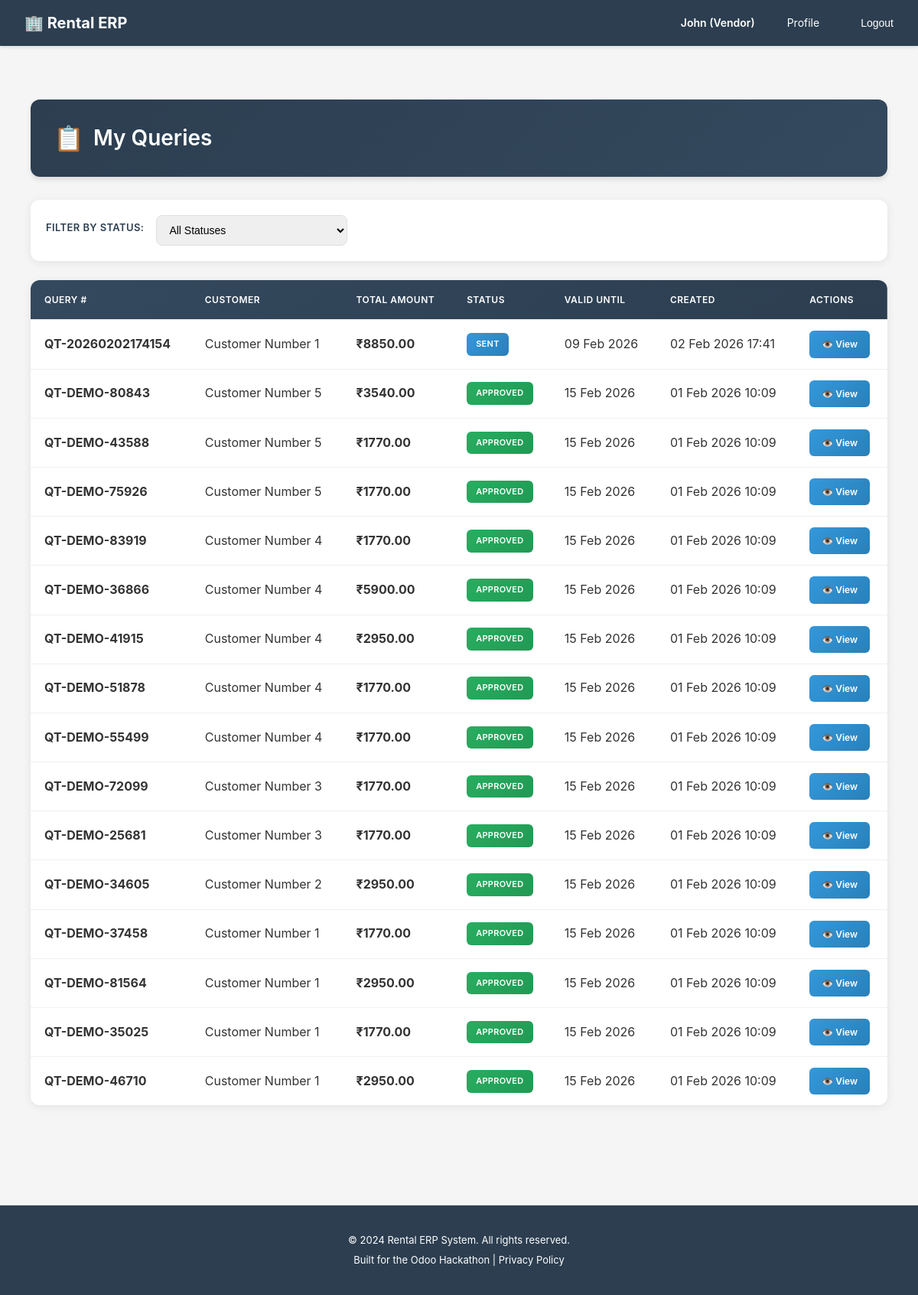
The app's page /rentals/quotation/list/ (signed in) with its own data.
### accounts/models.py (models this page shows, shortened)
class User(AbstractUser):
    ROLE_CHOICES = [
        ('customer', 'Customer'),  # End-user who rents products
        ('vendor', 'Vendor'),      # Business user who owns rental products
        ('admin', 'Admin'),        # System administrator with full access
    ]
    email = models.EmailField(
        unique=True,
        validators=[EmailValidator()],
        help_text="Used for login and notifications"
    )
    role = models.CharField(
        max_length=20,
        choices=ROLE_CHOICES,
        default='customer',
        help_text="Determines user's permissions and accessible features"
    )
    phone = models.CharField(
        max_length=15,
        blank=True,
        null=True,
        validators=[
            RegexValidator(
                regex=r'^\+?1?\d{9,15}$',
                message="Phone number must be entered in the format: '+999999999'. Up to 15 digits allowed."
            )
        ],
        help_text="Contact number for order notifications and support"
    )
    is_verified = models.BooleanField(
        default=False,
        help_text="Email verification status for security"
    )
    totp_secret = models.CharField(
        max_length=32,
        blank=True,
        null=True,
        help_text="TOTP secret key for 2FA (encrypted)"
    )
    totp_enabled = models.BooleanField(
        default=False,
        help_text="Whether TOTP 2FA is enabled for this user"
    )
    created_at = models.DateTimeField(auto_now_add=True)
    updated_at = models.DateTimeField(auto_now=True)
    @property
    def phone_number(self):
        """Property alias for backward compatibility with older view/form code"""
        return self.phone
    USERNAME_FIELD = 'email'
    REQUIRED_FIELDS = ['username', 'first_name', 'last_name']
    class Meta:
        db_table = 'users'
        verbose_name = 'User'
        verbose_name_plural = 'Users'
        ordering = ['-created_at']

### rentals/models.py (models this page shows, shortened)
class Quotation(models.Model):
    STATUS_CHOICES = [
        ('draft', 'Draft'),           # Being edited by customer
        ('sent', 'Sent'),             # Shared with customer for review
        ('confirmed', 'Confirmed'),   # Customer accepted, ready to become order
        ('cancelled', 'Cancelled'),   # Customer abandoned
        ('expired', 'Expired'),       # Validity period passed
    ]
    quotation_number = models.CharField(
        max_length=50,
        unique=True,
        help_text="Auto-generated unique quotation ID (e.g., QT-2026-0001)"
    )
    customer = models.ForeignKey(
        settings.AUTH_USER_MODEL,
        on_delete=models.CASCADE,
        related_name='quotations',
        limit_choices_to={'role': 'customer'},
        help_text="Customer requesting the rental quote"
    )
    status = models.CharField(
        max_length=20,
        choices=STATUS_CHOICES,
        default='draft',
        help_text="Current quotation stage"
    )
    valid_until = models.DateField(
        help_text="Quotation expires after this date (typical: 7-30 days)"
    )
    subtotal = models.DecimalField(
        max_digits=12,
        decimal_places=2,
        default=Decimal('0.00'),
        help_text="Sum of all line items before tax/discount"
    )
    discount_amount = models.DecimalField(
        max_digits=12,
        decimal_places=2,
        default=Decimal('0.00'),
        help_text="Total discount applied"
    )
    tax_amount = models.DecimalField(
        max_digits=12,
        decimal_places=2,
        default=Decimal('0.00'),
        help_text="GST calculated (CGST+SGST or IGST)"
    )
    total = models.DecimalField(
        max_digits=12,
        decimal_places=2,
        default=Decimal('0.00'),
        help_text="Final quotation amount (subtotal - discount + tax)"
    )
    advance_payment_percentage = models.DecimalField(
        max_digits=5,
        decimal_places=2,
        default=Decimal('0.00'),
        help_text="Required advance payment % for this quotation"
    )
    advance_payment_amount = models.DecimalField(
        max_digits=12,
        decimal_places=2,
        default=Decimal('0.00'),
        help_text="Calculated advance amount to be paid"
    )
    notes = models.TextField(
        blank=True,
        null=True,
        help_text="Special instructions or terms"
    )
    requires_approval = models.BooleanField(
        default=False,
        help_text="Whether this quotation needs approval (for high-value orders)"
    )
    approval_status = models.CharField(
        max_length=20,
        choices=[
            ('not_required', 'Not Required'),
            ('pending', 'Pending Approval'),
            ('approved', 'Approved'),
            ('rejected', 'Rejected'),
        ],
        default='not_required',
        help_text="Current approval status"
    )
    approved_by = models.ForeignKey(
        settings.AUTH_USER_MODEL,
        on_delete=models.SET_NULL,
        blank=True,
        null=True,
        related_name='approved_quotations',
        help_text="Admin or vendor who approved this quotation"
    )
    approved_at = models.DateTimeField(
        blank=True,
        null=True,
        help_text="When this quotation was approved"
    )
    created_at = models.DateTimeField(auto_now_add=True)
    updated_at = models.DateTimeField(auto_now=True)
    confirmed_at = models.DateTimeField(
        blank=True,
        null=True,
        help_text="When customer confirmed this quotation"
    )
    class Meta:
        db_table = 'quotations'
        verbose_name = 'Quotation'
        verbose_name_plural = 'Quotations'
        ordering = ['-created_at']
        indexes = [
            models.Index(fields=['customer', 'status']),
            models.Index(fields=['quotation_number']),
        ]
    @property
    def total_amount(self):
        return self.total

### rentals/views.py (the view)
# urls.py: path('quotation/list/', views.quotation_list, name='quotation_list'),
@login_required
@require_http_methods(["GET"])
def quotation_list(request):
    if request.user.role == 'customer':
        quotations = Quotation.objects.filter(customer=request.user).order_by('-created_at')
    elif request.user.role == 'vendor':
        from django.db.models import Q
        quotations = Quotation.objects.filter(
            quotation_lines__product__vendor=request.user
        ).distinct().order_by('-created_at')
    elif request.user.is_staff:
        quotations = Quotation.objects.all().order_by('-created_at')
    else:
        return HttpResponseForbidden('You do not have access to queries.')
    status = request.GET.get('status')
    if status:
        quotations = quotations.filter(status=status)
    return render(request, 'rentals/quotation_list.html', {
        'quotations': quotations,
        'status': status,
    })

### rental_erp/compliance.py (called while the page is built)
    def process_request(self, request):
        if not request.user.is_authenticated:
            return None
        if request.method == 'GET':
            path_lower = request.path.lower()
            for model in self.PERSONAL_DATA_MODELS:
                if model in path_lower:
                    self._log_data_access(request, model)
                    break
        return None

    def _log_data_access(self, request, model_name):
        try:
            x_forwarded_for = request.META.get('HTTP_X_FORWARDED_FOR')
            ip = x_forwarded_for.split(',')[0] if x_forwarded_for else request.META.get('REMOTE_ADDR')
            AuditLog.objects.create(
                user=request.user,
                action_type='access',
                model_name=model_name,
                description=f'Data access: {request.path}',
                ip_address=ip,
                user_agent=request.META.get('HTTP_USER_AGENT', ''),
                session_key=request.session.session_key if hasattr(request, 'session') else None,
            )
        except Exception as e:
            logger.error(f'Data access logging failed: {str(e)}')

    def process_request(self, request):
        if not request.user.is_authenticated:
            return None
        consent_key = f'gdpr_consent:{request.user.id}'
        has_consent = cache.get(consent_key)
        if has_consent is None:
            cache.set(consent_key, True, 86400)  # Cache for 24 hours
        return None

    def process_response(self, request, response):
        response['X-Privacy-Policy'] = '/privacy-policy/'
        if hasattr(settings, 'DATA_RETENTION_DAYS'):
            response['X-Data-Retention-Days'] = str(settings.DATA_RETENTION_DAYS)
        return response

    def process_request(self, request):
        for critical_path in self.CRITICAL_OPERATIONS:
            if request.path.startswith(critical_path):
                self._log_critical_operation(request)
                break
        return None

    def process_response(self, request, response):
        response['X-Security-Contact'] = 'security@rentalerp.com'
        if request.user.is_authenticated:
            response['X-Data-Classification'] = 'Confidential'
        else:
            response['X-Data-Classification'] = 'Public'
        return response

### rental_erp/security.py (called while the page is built, shortened)
    def process_response(self, request, response):
        if not self.is_sensitive_operation(request):
            return response

### templates/rentals/quotation_list.html (shortened to what this page needs)
{% extends "base.html" %}
{% load static %}
{% block content %}
<div class="queries-container">
    <div class="page-header">
        <h2>My Queries</h2>
    </div>
    <div class="filter-panel">
        <label class="filter-label">Filter by Status:</label>
        <select class="filter-select" onchange="filterByStatus(this.value)">
            <option value="">All Statuses</option>
        </select>
    </div>
    {% if quotations %}
    <div class="table-card">
        <div class="table-responsive">
            <table>
                <thead>
                    <tr>
                        <th>Query #</th>
                        <th>Customer</th>
                        <th>Total Amount</th>
                        <th>Status</th>
                        <th>Valid Until</th>
                        <th>Created</th>
                        <th>Actions</th>
                    </tr>
                </thead>
                <tbody>
                    {% for quotation in quotations %}
                    <tr>
                        <td>
                            <strong>{{ quotation.quotation_number }}</strong>
                        </td>
                        <td>{{ quotation.customer.get_full_name }}</td>
                        <td>
                            <strong>₹{{ quotation.total_amount|floatformat:2 }}</strong>
                        </td>
                        <td>
                            {% if quotation.status == 'draft' %}
                                {% if user.role == 'customer' %}
                                    <span class="badge badge-pending">Pending Vendor</span>
                                {% else %}
                                    <span class="badge badge-pending">Draft</span>
                                {% endif %}
                            {% elif quotation.status == 'sent' %}
                                <span class="badge badge-sent">Sent</span>
                            {% elif quotation.status == 'confirmed' %}
                                <span class="badge badge-approved">Approved</span>
                            {% elif quotation.status == 'cancelled' %}
                                <span class="badge badge-declined">Declined</span>
                            {% endif %}
                        </td>
                        <td>
                            {% if quotation.valid_until %}
                                {{ quotation.valid_until|date:"d M Y" }}
                            {% else %}
                                -
                            {% endif %}
                        </td>
                        <td>{{ quotation.created_at|date:"d M Y H:i" }}</td>
                        <td>
                            <a href="{% url 'rentals:quotation_detail' quotation.id %}" class="view-btn">
                                👁️ View
                            </a>
                        </td>
                    </tr>
                    {% endfor %}
                </tbody>
            </table>
        </div>
    </div>
    {% endif %}
</div>
{% endblock %}

### templates/base.html (shortened to what this page needs)
{% load static %}
<!DOCTYPE html>
<html lang="en">
<head>
</head>
<body>
    <nav>
        <div class="container">
            <a href="/" class="logo">🏢 Rental ERP</a>
            <ul>
                {% if user.is_authenticated %}
                    <li><strong>{{ user.first_name }} ({{ user.get_role_display }})</strong></li>
                    <li><a href="{% url 'accounts:profile' %}">Profile</a></li>
                    <li>
                        <form method="POST" action="{% url 'accounts:logout' %}" style="display: inline;">
                            <button type="submit" style="background: none; border: none; color: #fff; cursor: pointer; padding: 8px 12px; font-size: 14px;">Logout</button>
                        </form>
                    </li>
                {% else %}
                    <li><a href="{% url 'accounts:login' %}">Login</a></li>
                    <li><a href="{% url 'accounts:signup_customer' %}">Sign Up (Customer)</a></li>
                    <li><a href="{% url 'accounts:signup_vendor' %}">Sign Up (Vendor)</a></li>
                {% endif %}
            </ul>
        </div>
    </nav>
    <main>
        <div class="container">
            {% block content %}{% endblock %}
        </div>
    </main>
    <footer>
        <p>&copy; 2024 Rental ERP System. All rights reserved.</p>
        <p>Built for the Odoo Hackathon | <a href="#" style="color: #fff;">Privacy Policy</a></p>
    </footer>
</body>
</html>

### templates/rentals/quotation_list.html (style rules this page uses)
.queries-container { max-width: 1400px; margin: 0 auto; padding: 30px 20px; animation: fadeIn 0.4s ease-in; }
.page-header { background: linear-gradient(135deg, #2c3e50 0%, #34495e 100%); border-radius: 12px; padding: 25px 30px; margin-bottom: 30px; box-shadow: 0 4px 6px rgba(0,0,0,0.1); color: white; display: flex; justify-content: space-between; align-items: center; }
.page-header h2 { margin: 0; font-size: 28px; font-weight: 600; display: flex; align-items: center; gap: 12px; }
.page-header h2::before { content: "📋"; font-size: 32px; }
.filter-panel { background: white; border-radius: 12px; padding: 20px; margin-bottom: 25px; box-shadow: 0 2px 12px rgba(0,0,0,0.08); display: flex; align-items: center; gap: 16px; }
.filter-label { font-weight: 600; font-size: 13px; color: #2c3e50; text-transform: uppercase; letter-spacing: 0.4px; white-space: nowrap; }
.filter-select { border-radius: 8px; border: 1px solid #e0e0e0; padding: 10px 12px; font-size: 14px; transition: all 0.2s ease; min-width: 250px; }
.table-card { background: white; border-radius: 12px; box-shadow: 0 2px 12px rgba(0,0,0,0.08); overflow: hidden; }
.table-responsive { overflow-x: auto; }
table { width: 100%; border-collapse: collapse; }
table thead { background: linear-gradient(135deg, #34495e 0%, #2c3e50 100%); color: white; }
table th { padding: 16px 18px; font-weight: 600; font-size: 12px; text-transform: uppercase; letter-spacing: 0.5px; text-align: left; }
table td { padding: 14px 18px; border-top: 1px solid #f0f0f0; }
table tbody tr { transition: all 0.2s ease; }
.badge { display: inline-block; padding: 6px 12px; border-radius: 6px; font-size: 11px; font-weight: 600; text-transform: uppercase; letter-spacing: 0.3px; }
.badge-sent { background: linear-gradient(135deg, #3498db 0%, #2980b9 100%); color: white; }
.badge-approved { background: linear-gradient(135deg, #27ae60 0%, #229954 100%); color: white; }
.view-btn { display: inline-flex; align-items: center; justify-content: center; gap: 6px; padding: 8px 16px; background: linear-gradient(135deg, #3498db 0%, #2980b9 100%); color: white; text-decoration: none; border: none; cursor: pointer; border-radius: 6px; font-size: 12px; font-weight: 600; transition: all 0.2s ease; }

### records on screen
User: first_name "John", role "Vendor"
Quotation: quotation_number "QT-20260202174154", customer.get_full_name "Customer Number 1", total_amount "8850.00", status "SENT", valid_until "09 Feb 2026", created_at "02 Feb 2026 17:41"
Quotation: quotation_number "QT-DEMO-80843", customer.get_full_name "Customer Number 5", total_amount "3540.00", status "APPROVED", valid_until "15 Feb 2026", created_at "01 Feb 2026 10:09"
Quotation: quotation_number "QT-DEMO-43588", customer.get_full_name "Customer Number 5", total_amount "1770.00", status "APPROVED", valid_until "15 Feb 2026", created_at "01 Feb 2026 10:09"
Quotation: quotation_number "QT-DEMO-75926", customer.get_full_name "Customer Number 5", total_amount "1770.00", status "APPROVED", valid_until "15 Feb 2026", created_at "01 Feb 2026 10:09"
Quotation: quotation_number "QT-DEMO-83919", customer.get_full_name "Customer Number 4", total_amount "1770.00", status "APPROVED", valid_until "15 Feb 2026", created_at "01 Feb 2026 10:09"
Quotation: quotation_number "QT-DEMO-36866", customer.get_full_name "Customer Number 4", total_amount "5900.00", status "APPROVED", valid_until "15 Feb 2026", created_at "01 Feb 2026 10:09"
Quotation: quotation_number "QT-DEMO-41915", customer.get_full_name "Customer Number 4", total_amount "2950.00", status "APPROVED", valid_until "15 Feb 2026", created_at "01 Feb 2026 10:09"
Quotation: quotation_number "QT-DEMO-51878", customer.get_full_name "Customer Number 4", total_amount "1770.00", status "APPROVED", valid_until "15 Feb 2026", created_at "01 Feb 2026 10:09"
Quotation: quotation_number "QT-DEMO-55499", customer.get_full_name "Customer Number 4", total_amount "1770.00", status "APPROVED", valid_until "15 Feb 2026", created_at "01 Feb 2026 10:09"
Quotation: quotation_number "QT-DEMO-72099", customer.get_full_name "Customer Number 3", total_amount "1770.00", status "APPROVED", valid_until "15 Feb 2026", created_at "01 Feb 2026 10:09"
Quotation: quotation_number "QT-DEMO-25681", customer.get_full_name "Customer Number 3", total_amount "1770.00", status "APPROVED", valid_until "15 Feb 2026", created_at "01 Feb 2026 10:09"
Quotation: quotation_number "QT-DEMO-34605", customer.get_full_name "Customer Number 2", total_amount "2950.00", status "APPROVED", valid_until "15 Feb 2026", created_at "01 Feb 2026 10:09"
Quotation: quotation_number "QT-DEMO-37458", customer.get_full_name "Customer Number 1", total_amount "1770.00", status "APPROVED", valid_until "15 Feb 2026", created_at "01 Feb 2026 10:09"
Quotation: quotation_number "QT-DEMO-81564", customer.get_full_name "Customer Number 1", total_amount "2950.00", status "APPROVED", valid_until "15 Feb 2026", created_at "01 Feb 2026 10:09"
Quotation: quotation_number "QT-DEMO-35025", customer.get_full_name "Customer Number 1", total_amount "1770.00", status "APPROVED", valid_until "15 Feb 2026", created_at "01 Feb 2026 10:09"
Quotation: quotation_number "QT-DEMO-46710", customer.get_full_name "Customer Number 1", total_amount "2950.00", status "APPROVED", valid_until "15 Feb 2026", created_at "01 Feb 2026 10:09"
